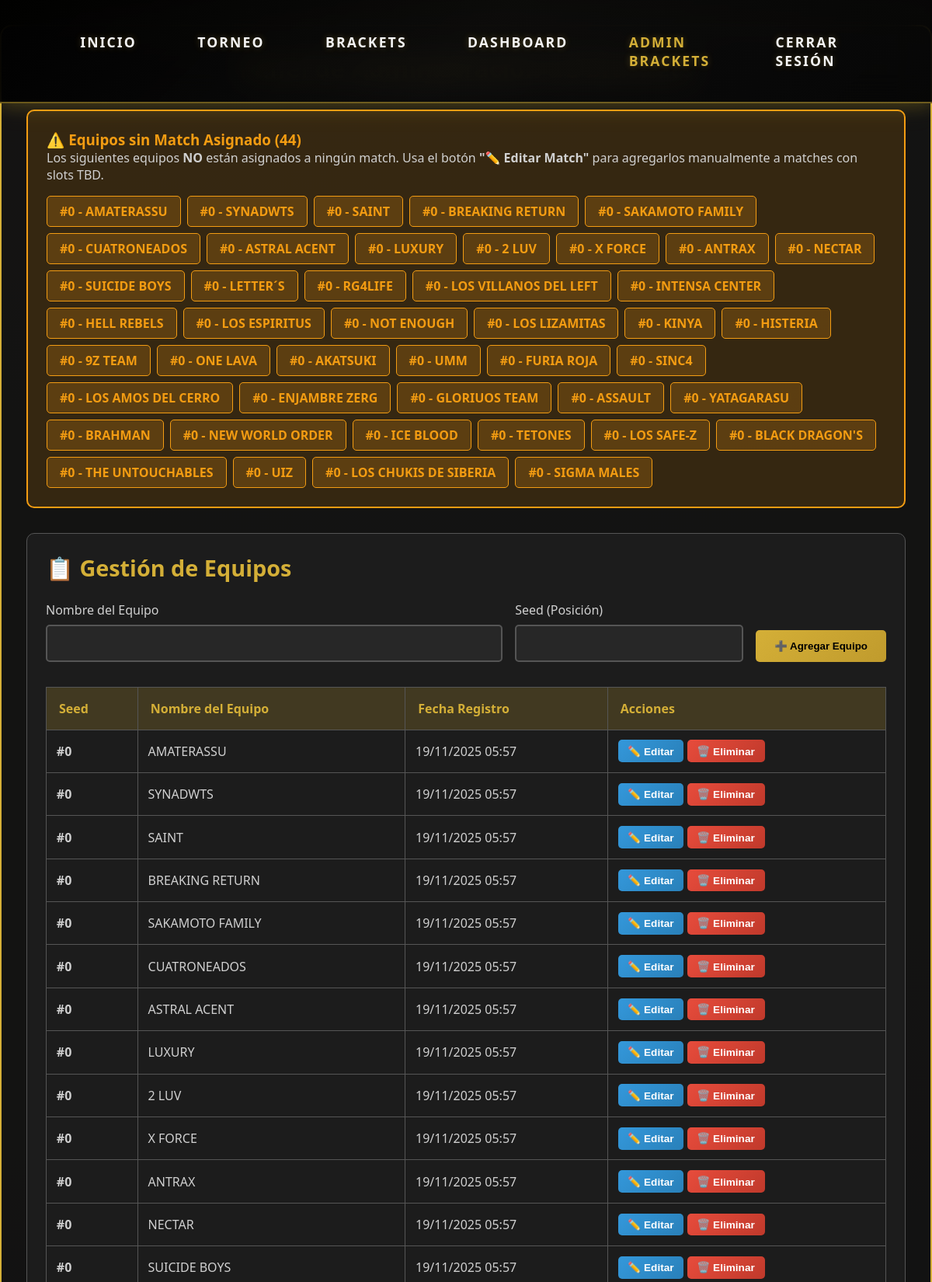
/admin/brackets.php (signed in, upper part), run on the app's committed database.
### tables this page shows
CREATE TABLE `equipos` (
  `id` int(11) NOT NULL,
  `nombre` varchar(100) NOT NULL,
  `seed` int(11) NOT NULL,
  `activo` tinyint(1) DEFAULT 1,
  `fecha_registro` timestamp NOT NULL DEFAULT current_timestamp()
);

### admin/brackets.php (the view, shortened to what this page needs)
<?php
require_once '../cnt/conexion.php';
$equipos_query = $conn->query("SELECT * FROM equipos ORDER BY seed ASC");
$equipos = [];
while ($row = $equipos_query->fetch_assoc()) {
    $equipos[] = $row;
}
$matches_query = $conn->query("
    SELECT m.*,
           e1.nombre as equipo1_nombre,
           e2.nombre as equipo2_nombre,
           eg.nombre as ganador_nombre
    FROM matches m
    LEFT JOIN equipos e1 ON m.equipo1_id = e1.id
    LEFT JOIN equipos e2 ON m.equipo2_id = e2.id
    LEFT JOIN equipos eg ON m.ganador_id = eg.id
    ORDER BY m.bracket_tipo, m.ronda, m.numero_match
");
$matches = [];
while ($row = $matches_query->fetch_assoc()) {
    $matches[] = $row;
}
$equipos_en_matches = [];
foreach ($matches as $match) {
    if ($match['equipo1_id']) $equipos_en_matches[] = $match['equipo1_id'];
    if ($match['equipo2_id']) $equipos_en_matches[] = $match['equipo2_id'];
}
$equipos_en_matches = array_unique($equipos_en_matches);
$equipos_sin_match = [];
foreach ($equipos as $equipo) {
    if (!in_array($equipo['id'], $equipos_en_matches)) {
        $equipos_sin_match[] = $equipo;
    }
}
?>
<!DOCTYPE html>
<html lang="es">
<head>
    <link rel="stylesheet" href="../styles.css">
</head>
<body>
    <header class="top-bar">
        <nav class="nav-links">
            <a href="../index.php">Inicio</a>
            <a href="../torneo.php">Torneo</a>
            <a href="../brackets.php">Brackets</a>
            <a href="dashboard.php">Dashboard</a>
            <a href="brackets.php" style="color: #d4af37;">Admin Brackets</a>
            <a href="logout.php">Cerrar Sesión</a>
        </nav>
    </header>
    <div class="admin-container">
        <h1 style="color: #d4af37; text-align: center; margin-bottom: 2rem;">
            Panel de Administración de Brackets
        </h1>
        <?php if (count($equipos_sin_match) > 0): ?>
        <div style="margin-bottom: 2rem; padding: 1.5rem; background: rgba(243, 156, 18, 0.15); border: 2px solid #f39c12; border-radius: 10px;">
            <h3 style="color: #f39c12; margin-top: 0; display: flex; align-items: center; gap: 0.5rem;">
                ⚠️ Equipos sin Match Asignado (<?php echo count($equipos_sin_match); ?>)
            </h3>
            <p style="color: #d0d0d0; margin-bottom: 1rem;">
                Los siguientes equipos <strong>NO</strong> están asignados a ningún match.
                Usa el botón <strong>"✏️ Editar Match"</strong> para agregarlos manualmente a matches con slots TBD.
            </p>
            <div style="display: flex; flex-wrap: wrap; gap: 0.5rem;">
                <?php foreach ($equipos_sin_match as $equipo): ?>
                <span style="padding: 0.5rem 1rem; background: rgba(243, 156, 18, 0.2); border: 1px solid #f39c12; border-radius: 5px; color: #f39c12; font-weight: bold;">
                    #<?php echo $equipo['seed']; ?> - <?php echo htmlspecialchars($equipo['nombre']); ?>
                </span>
                <?php endforeach; ?>
            </div>
        </div>
        <?php endif; ?>
        <div class="admin-section">
            <h2>📋 Gestión de Equipos</h2>
            <form method="POST" style="margin-bottom: 2rem;">
                <div style="display: grid; grid-template-columns: 2fr 1fr auto; gap: 1rem;">
                    <div class="form-group" style="margin-bottom: 0;">
                        <label>Nombre del Equipo</label>
                        <input type="text" name="nombre_equipo" required>
                    </div>
                    <div class="form-group" style="margin-bottom: 0;">
                        <label>Seed (Posición)</label>
                        <input type="number" name="seed" required min="1" max="48">
                    </div>
                    <div style="display: flex; align-items: flex-end;">
                        <button type="submit" class="btn-admin">➕ Agregar Equipo</button>
                    </div>
                </div>
            </form>
            <table class="equipos-table">
                <thead>
                    <tr>
                        <th>Seed</th>
                        <th>Nombre del Equipo</th>
                        <th>Fecha Registro</th>
                        <th>Acciones</th>
                    </tr>
                </thead>
                <tbody>
                    <?php foreach ($equipos as $equipo): ?>
                    <tr>
                        <td><strong>#<?php echo $equipo['seed']; ?></strong></td>
                        <td><?php echo htmlspecialchars($equipo['nombre']); ?></td>
                        <td><?php echo date('d/m/Y H:i', strtotime($equipo['fecha_registro'])); ?></td>
                        <td>
                            <button onclick="editarEquipo(<?php echo $equipo['id']; ?>, '<?php echo htmlspecialchars($equipo['nombre']); ?>', <?php echo $equipo['seed']; ?>)"
                                    class="btn-admin btn-edit btn-small">✏️ Editar</button>
                            <form method="POST" style="display: inline;" onsubmit="return confirm('¿Eliminar este equipo?');">
                                <button type="submit" class="btn-admin btn-danger btn-small">🗑️ Eliminar</button>
                            </form>
                        </td>
                    </tr>
                    <?php endforeach; ?>
                </tbody>
            </table>
        </div>
    </div>
</body>
</html>

### styles.css (style rules this page uses)
* { box-sizing: border-box; margin: 0; padding: 0; }
body { font-family: system-ui, -apple-system, BlinkMacSystemFont, 'Segoe UI', sans-serif; background: radial-gradient(circle at top, #0a0a0a 0%, #000000 50%, #000000 100%); color: #f5f5f5; min-height: 100vh; }
.top-bar { display: flex; justify-content: center; align-items: center; padding: 1.8rem 7vw; position: fixed; top: 0; left: 0; right: 0; backdrop-filter: blur(20px); background: linear-gradient(135deg, rgba(0,0,0,0.95), rgba(10,10,10,0.85), rgba(5,5,5,0.9)); border-bottom: 2px solid rgba(212, 175, 55, 0.5); box-shadow: 0 4px 20px rgba(212, 175, 55, 0.2), 0 0 40px rgba(255, 215, 0, 0.1); z-index: 10; transform: translateY(0); transition: transform 0.3s ease-in-out; }
.nav-links { display: flex; gap: 2.5rem; font-size: 1.1rem; font-weight: 600; text-transform: uppercase; letter-spacing: 0.12em; }
.nav-links a { color: #f5f5f5; text-decoration: none; position: relative; padding: 0.8rem 1.2rem; border-radius: 8px; transition: all 0.3s ease; text-shadow: 0 0 8px rgba(212, 175, 55, 0.3); }
.nav-links a::after { content: ''; position: absolute; left: 0; bottom: -0.3rem; width: 0; height: 3px; background: linear-gradient(90deg, #ff6b35, #ff4d00, #ff8c42); border-radius: 2px; transition: width 0.3s ease-out; box-shadow: 0 0 10px rgba(255, 77, 0, 0.6); }
.form-group { margin-bottom: 1.5rem; }
.form-group label { display: block; color: #ffd700; margin-bottom: 0.5rem; font-weight: 600; }
.form-group input, .form-group select, .form-group textarea { width: 100%; padding: 0.8rem; background: rgba(0, 0, 0, 0.8); border: 1px solid rgba(255, 215, 0, 0.4); border-radius: 8px; color: #f5f5f5; font-size: 1rem; }

### admin/brackets.php (style rules this page uses)
.admin-container { max-width: 1400px; margin: 2rem auto; padding: 2rem; background: rgba(20, 20, 20, 0.9); border-radius: 15px; border: 2px solid #d4af37; }
.admin-section { margin-bottom: 3rem; padding: 1.5rem; background: rgba(30, 30, 30, 0.8); border-radius: 10px; border: 1px solid #555; }
.admin-section h2 { color: #d4af37; margin-bottom: 1.5rem; font-size: 1.8rem; }
.form-group { margin-bottom: 1rem; }
.form-group label { display: block; color: #d0d0d0; margin-bottom: 0.5rem; font-weight: 500; }
.form-group input { width: 100%; padding: 0.8rem; background: rgba(40, 40, 40, 0.9); border: 2px solid #555; border-radius: 5px; color: #fff; font-size: 1rem; }
.btn-admin { padding: 0.8rem 1.5rem; background: linear-gradient(135deg, #d4af37, #c09b2d); color: #000; border: none; border-radius: 5px; font-weight: bold; cursor: pointer; transition: all 0.3s ease; }
.btn-danger { background: linear-gradient(135deg, #e74c3c, #c0392b); color: #fff; }
.btn-edit { background: linear-gradient(135deg, #3498db, #2980b9); color: #fff; }
.equipos-table, .matches-table { width: 100%; border-collapse: collapse; margin-top: 1rem; }
.equipos-table th, .matches-table th { background: rgba(212, 175, 55, 0.2); color: #d4af37; padding: 1rem; text-align: left; border: 1px solid #555; }
.equipos-table td, .matches-table td { padding: 0.8rem; border: 1px solid #555; color: #d0d0d0; }
.btn-small { padding: 0.4rem 0.8rem; font-size: 0.85rem; }

### data on the page
equipos: seed "0", nombre "AMATERASSU", fecha_registro "19/11/2025 05:57"
equipos: seed "0", nombre "SYNADWTS", fecha_registro "19/11/2025 05:57"
equipos: seed "0", nombre "SAINT", fecha_registro "19/11/2025 05:57"
equipos: seed "0", nombre "BREAKING RETURN", fecha_registro "19/11/2025 05:57"
equipos: seed "0", nombre "SAKAMOTO FAMILY", fecha_registro "19/11/2025 05:57"
equipos: seed "0", nombre "CUATRONEADOS", fecha_registro "19/11/2025 05:57"
equipos: seed "0", nombre "ASTRAL ACENT", fecha_registro "19/11/2025 05:57"
equipos: seed "0", nombre "LUXURY", fecha_registro "19/11/2025 05:57"
equipos: seed "0", nombre "2 LUV", fecha_registro "19/11/2025 05:57"
equipos: seed "0", nombre "X FORCE", fecha_registro "19/11/2025 05:57"
equipos: seed "0", nombre "ANTRAX", fecha_registro "19/11/2025 05:57"
equipos: seed "0", nombre "NECTAR", fecha_registro "19/11/2025 05:57"
equipos: seed "0", nombre "SUICIDE BOYS", fecha_registro "19/11/2025 05:57"
equipos: seed "0", nombre "LETTER´S"
equipos: seed "0", nombre "RG4LIFE"
equipos: seed "0", nombre "LOS VILLANOS DEL LEFT"
equipos: seed "0", nombre "INTENSA CENTER"
equipos: seed "0", nombre "HELL REBELS"
equipos: seed "0", nombre "LOS ESPIRITUS"
equipos: seed "0", nombre "NOT ENOUGH"
equipos: seed "0", nombre "LOS LIZAMITAS"
equipos: seed "0", nombre "KINYA"
equipos: seed "0", nombre "HISTERIA"
equipos: seed "0", nombre "9Z TEAM"
equipos: seed "0", nombre "ONE LAVA"
equipos: seed "0", nombre "AKATSUKI"
equipos: seed "0", nombre "UMM"
equipos: seed "0", nombre "FURIA ROJA"
equipos: seed "0", nombre "SINC4"
equipos: seed "0", nombre "LOS AMOS DEL CERRO"
equipos: seed "0", nombre "ENJAMBRE ZERG"
equipos: seed "0", nombre "GLORIUOS TEAM"
equipos: seed "0", nombre "ASSAULT"
equipos: seed "0", nombre "YATAGARASU"
equipos: seed "0", nombre "BRAHMAN"
equipos: seed "0", nombre "NEW WORLD ORDER"
equipos: seed "0", nombre "ICE BLOOD"
equipos: seed "0", nombre "TETONES"
equipos: seed "0", nombre "LOS SAFE-Z"
equipos: seed "0", nombre "BLACK DRAGON'S"
equipos: seed "0", nombre "THE UNTOUCHABLES"
equipos: seed "0", nombre "UIZ"
equipos: seed "0", nombre "LOS CHUKIS DE SIBERIA"
equipos: seed "0", nombre "SIGMA MALES"

### other printed values
count($equipos_sin_match) "44"
